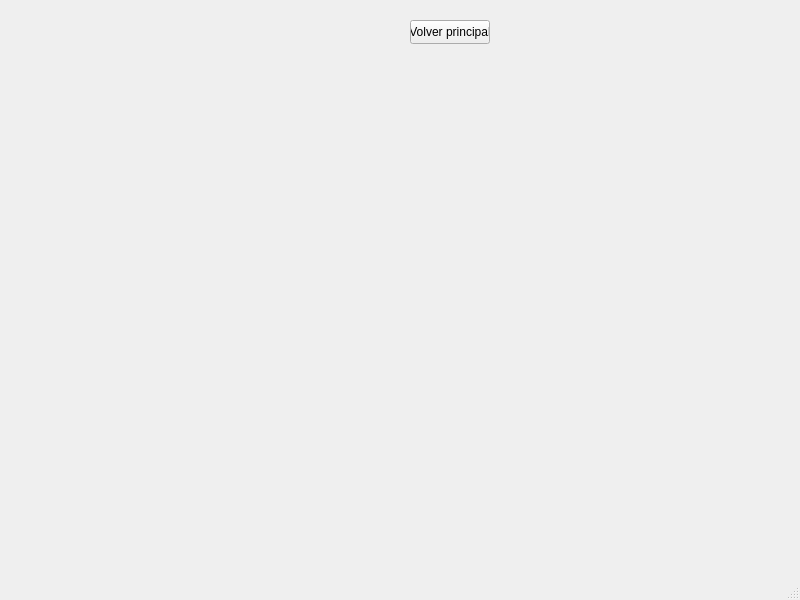
<?xml version="1.0" encoding="UTF-8"?>
<ui version="4.0">
 <class>FourthWindow</class>
 <widget class="QMainWindow" name="FourthWindow">
  <property name="geometry">
   <rect>
    <x>0</x>
    <y>0</y>
    <width>800</width>
    <height>600</height>
   </rect>
  </property>
  <property name="windowTitle">
   <string>MainWindow</string>
  </property>
  <widget class="QWidget" name="centralwidget">
   <widget class="QPushButton" name="pushButton">
    <property name="geometry">
     <rect>
      <x>410</x>
      <y>20</y>
      <width>80</width>
      <height>24</height>
     </rect>
    </property>
    <property name="text">
     <string>Volver principal</string>
    </property>
   </widget>
  </widget>
  <widget class="QMenuBar" name="menubar">
   <property name="geometry">
    <rect>
     <x>0</x>
     <y>0</y>
     <width>800</width>
     <height>21</height>
    </rect>
   </property>
  </widget>
  <widget class="QStatusBar" name="statusbar"/>
 </widget>
 <resources/>
 <connections/>
</ui>
